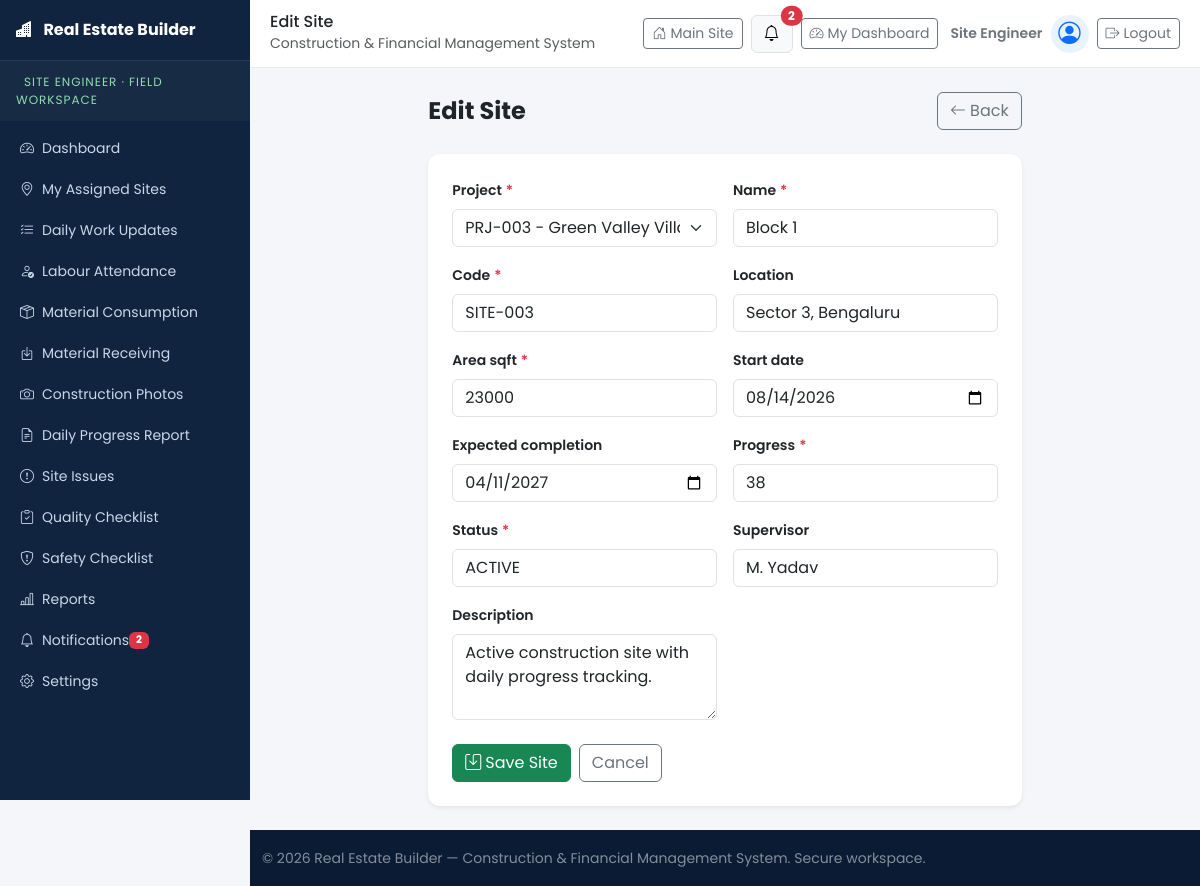
The app's page /supervisor/data/site/3/edit/ (signed in) with its own data.
### accounts/models.py (models this page shows, shortened)
class UserProfile(models.Model):
    ROLE_BUILDER = "BUILDER"
    ROLE_SITE_ENGINEER = "SITE_ENGINEER"
    ROLE_SITE_SUPERVISOR = "SITE_SUPERVISOR"
    ROLE_CONTRACTOR = "CONTRACTOR"
    ROLE_STORE_MANAGER = "STORE_MANAGER"
    ROLE_ACCOUNTANT = "ACCOUNTANT"
    ROLE_LABOUR = "LABOUR"
    ROLE_CHOICES = (
        (ROLE_BUILDER, "Builder / Admin"),
        (ROLE_SITE_ENGINEER, "Site Engineer"),
        (ROLE_SITE_SUPERVISOR, "Site Supervisor"),
        (ROLE_CONTRACTOR, "Contractor"),
        (ROLE_STORE_MANAGER, "Store Manager"),
        (ROLE_ACCOUNTANT, "Accountant"),
        (ROLE_LABOUR, "Labour / Worker"),
    )
    ROLE_ICONS = {
        ROLE_BUILDER: "bi-person-badge",
        ROLE_SITE_ENGINEER: "bi-ruler",
        ROLE_SITE_SUPERVISOR: "bi-hardhat",
        ROLE_CONTRACTOR: "bi-briefcase",
        ROLE_STORE_MANAGER: "bi-box-seam",
        ROLE_ACCOUNTANT: "bi-cash-coin",
        ROLE_LABOUR: "bi-people",
    }
    ROLE_DASHBOARDS = {
        ROLE_BUILDER: "dashboards:dashboard_builder",
        ROLE_SITE_ENGINEER: "dashboards:dashboard_site_engineer",
        ROLE_SITE_SUPERVISOR: "dashboards:dashboard_site_supervisor",
        ROLE_CONTRACTOR: "dashboards:dashboard_contractor",
        ROLE_STORE_MANAGER: "dashboards:dashboard_store_manager",
        ROLE_ACCOUNTANT: "dashboards:dashboard_accountant",
        ROLE_LABOUR: "dashboards:dashboard_labour",
    }
    GENDER_CHOICES = (
        ("", "Prefer not to say"),
        ("MALE", "Male"),
        ("FEMALE", "Female"),
        ("OTHER", "Other"),
    )
    STATUS_ACTIVE = "ACTIVE"
    STATUS_INACTIVE = "INACTIVE"
    STATUS_SUSPENDED = "SUSPENDED"
    STATUS_CHOICES = (
        (STATUS_ACTIVE, "Active"),
        (STATUS_INACTIVE, "Inactive"),
        (STATUS_SUSPENDED, "Suspended"),
    )
    user = models.OneToOneField(User, on_delete=models.CASCADE, related_name="profile")
    full_name = models.CharField(max_length=150)
    email = models.EmailField(max_length=254, unique=True)
    mobile = models.CharField(max_length=20)
    role = models.CharField(max_length=30, choices=ROLE_CHOICES, default=ROLE_BUILDER, db_index=True)
    address = models.TextField(blank=True)
    gender = models.CharField(max_length=10, choices=GENDER_CHOICES, blank=True)
    profile_photo = models.ImageField(upload_to="profiles/", blank=True, null=True)
    account_status = models.CharField(max_length=10, choices=STATUS_CHOICES, default=STATUS_ACTIVE, db_index=True)
    date_registered = models.DateTimeField(auto_now_add=True)
    class Meta:
        ordering = ["-date_registered"]
    @property
    def role_icon(self):
        return self.ROLE_ICONS.get(self.role, "bi-person")
    @property
    def is_active_account(self):
        return self.account_status == self.STATUS_ACTIVE and self.user.is_active
    def get_dashboard_url(self):
        return reverse(self.ROLE_DASHBOARDS.get(self.role, "home"))

### ConstructionManagement/models.py (models this page shows, shortened)
class Site(models.Model):
    project = models.ForeignKey(Project, on_delete=models.CASCADE, related_name="sites")
    name = models.CharField(max_length=200)
    code = models.CharField(max_length=40, unique=True)
    location = models.CharField(max_length=200, blank=True)
    area_sqft = models.PositiveIntegerField(default=0)
    start_date = models.DateField(null=True, blank=True)
    expected_completion = models.DateField(null=True, blank=True)
    progress = models.PositiveSmallIntegerField(default=0)
    status = models.CharField(max_length=20, choices=StatusChoices.choices, default=StatusChoices.ACTIVE)
    supervisor = models.CharField(max_length=120, blank=True)
    description = models.TextField(blank=True)
    class Meta:
        ordering = ["name"]

### ConstructionManagement/views.py (the view)
# urls.py: path("supervisor/data/<str:key>/<int:pk>/edit/", views.resource_form, {"module": "supervisor"}, name="supervisor_edit"),
@module_access_required
def resource_form(request, module, key, pk=None):
    cfg = RESOURCES[key]
    Form = FORMS[key]
    obj = get_object_or_404(cfg["model"], pk=pk) if pk else None
    form_kwargs = {"module": module} if key == "photo" else {}
    if request.method == "POST":
        form = Form(request.POST, request.FILES or None, instance=obj, **form_kwargs)
        if form.is_valid():
            form.save()
            success_message = getattr(form, "success_message", None) or f"{cfg['singular']} saved successfully."
            messages.success(request, success_message)
            return redirect(cfg["redirect"])
        messages.error(request, "Please correct the errors below.")
    else:
        form = Form(instance=obj, **form_kwargs)
    return render(request, "ConstructionManagement/generic/form.html", {
        "module": module, "base_template": _base_template(module),
        "resource_key": key, "resource": cfg, "form": form, "object": obj,
        "title": f"{'Edit' if obj else 'Add'} {cfg['singular']}",
    })

### ConstructionManagement/context_processors.py (called while the page is built)
def global_context(request):
    notifications = Notification.objects.filter(audience__in=["ALL", "MANAGER", "SUPERVISOR"])[:8]
    return {
        "global_notifications": notifications,
        "unread_count": Notification.objects.filter(is_read=False).count(),
        "app_name": "Real Estate Builder",
    }

### ConstructionManagement/models.py (called while the page is built)
    def __str__(self):
        return f"{self.code} - {self.name}"

### ConstructionManagement/views.py (called while the page is built)
def _base_template(module):
    if module == "manager":
        return "ConstructionManagement/base_manager.html"
    return "ConstructionManagement/base_supervisor.html"

### ConstructionManagement/templates/ConstructionManagement/generic/form.html (shortened to what this page needs)
{% extends base_template %}
{% block app_content %}
<div class="row justify-content-center">
  <div class="col-lg-8">
    <div class="d-flex justify-content-between align-items-center mb-4">
      <h4 class="fw-bold mb-0">{{ title }}</h4>
      <a href="{% if module == 'manager' %}{% url 'manager_crud_list' resource_key %}{% else %}{% url 'supervisor_crud_list' resource_key %}{% endif %}" class="btn btn-outline-secondary"><i class="bi bi-arrow-left me-1"></i>Back</a>
    </div>
    <div class="card border-0 shadow-sm">
      <div class="card-body p-4">
        <form method="post" enctype="multipart/form-data" novalidate>
          <div class="row g-3">
            {% for field in form %}
              <div class="col-md-6 {% if field.field.widget.input_type == 'checkbox' %}d-flex align-items-end{% endif %}">
                <label for="{{ field.id_for_label }}" class="form-label small fw-semibold">
                  {{ field.label }}{% if field.field.required %}<span class="text-danger ms-1">*</span>{% endif %}
                </label>
                {{ field }}
              </div>
            {% endfor %}
          </div>
          <div class="mt-4 d-flex gap-2">
            <button type="submit" class="btn btn-{% if module == 'manager' %}primary{% else %}success{% endif %}"><i class="bi bi-save me-1"></i>Save {{ resource.singular }}</button>
            <a href="{% if module == 'manager' %}{% url 'manager_crud_list' resource_key %}{% else %}{% url 'supervisor_crud_list' resource_key %}{% endif %}" class="btn btn-outline-secondary">Cancel</a>
          </div>
        </form>
      </div>
    </div>
  </div>
</div>
{% endblock %}

### ConstructionManagement/templates/ConstructionManagement/partials/_topbar.html (shortened to what this page needs)
<header class="app-topbar">
  <div class="topbar-title">
    <h5 class="mb-0">{% block topbar_title %}{{ title|default:"Dashboard" }}{% endblock %}</h5>
    <small class="text-muted d-none d-sm-inline">Construction &amp; Financial Management System</small>
  </div>
  <div class="ms-auto d-flex align-items-center gap-2">
    <a class="btn btn-outline-secondary btn-sm d-none d-sm-inline-flex" href="{% url 'home' %}">
      <i class="bi bi-house-door me-1"></i> Main Site
    </a>
    <div class="dropdown">
      <button class="btn btn-light border position-relative" type="button" data-bs-toggle="dropdown" aria-label="Notifications">
        <i class="bi bi-bell"></i>
        {% if unread_count %}<span class="position-absolute top-0 start-100 translate-middle badge rounded-pill bg-danger">{{ unread_count }}</span>{% endif %}
      </button>
    </div>
    {% if user.is_authenticated %}
      <a class="btn btn-outline-secondary btn-sm d-none d-sm-inline-flex" href="{{ user.profile.get_dashboard_url }}">
        <i class="bi bi-speedometer2 me-1"></i> My Dashboard
      </a>
      <span class="small fw-semibold text-secondary d-none d-md-inline">
        <i class="bi {{ user.profile.role_icon }} me-1"></i>{{ user.profile.get_role_display }}
      </span>
      <span class="topbar-avatar" title="{{ user.profile.full_name }}"><i class="bi bi-person-circle"></i></span>
      <form method="post" action="{% url 'accounts:logout' %}" class="d-inline mb-0">
        <button type="submit" class="btn btn-outline-secondary btn-sm" title="Log out">
          <i class="bi bi-box-arrow-right me-1"></i><span class="d-none d-md-inline">Logout</span>
        </button>
      </form>
    {% else %}
      <a class="btn btn-sm reb-btn-gold" href="{% url 'accounts:login' %}"><i class="bi bi-box-arrow-in-right me-1"></i>Login</a>
    {% endif %}
  </div>
</header>

### ConstructionManagement/static/css/style.css (style rules this page uses)
:root { --reb-sidebar-width: 250px; --reb-primary: #0d6efd; --reb-success: #198754; --reb-bg: #f4f6f9; }
body.reb-body, body.auth-shell { font-family: "Poppins", system-ui, -apple-system, "Segoe UI", Roboto, sans-serif; }
body.reb-body { background: var(--reb-bg); }
.app-layout { display: flex; min-height: 100vh; }
.app-topbar { background: #fff; border-bottom: 1px solid #e9ecef; padding: 12px 20px; display: flex; align-items: center; gap: 8px; position: sticky; top: 0; z-index: 1030; animation: rebFadeDown .4s ease both; }
.topbar-title h5 { font-size: 1rem; }
.topbar-avatar { width: 38px; height: 38px; border-radius: 50%; background: #e9f2ff; display: grid; place-items: center; font-size: 1.4rem; color: var(--reb-primary); }
.app-topbar .badge.rounded-pill { animation: rebPulse 2.4s ease-in-out infinite; }
.card { border-radius: 12px; }
:root { --reb-navy: #0a1b33; --reb-navy-2: #102a4c; --reb-gold: #d4af37; --reb-gold-dark: #b8860b; --reb-light: #f4f6f9; --reb-ink: #1b2b45; }
html { scroll-behavior: smooth; scroll-padding-top: 80px; }

### records on screen
Site: form "PRJ-003 - Green Valley Villas" "Block 1" "SITE-003" "Sector 3, Bengaluru" "23000" "08/14/2026" "04/11/2027" "38" "ACTIVE" "M. Yadav" "Active construction site with daily progress tracking."

### other values on screen
{{ unread_count }} "2"
{{ title|default:"Dashboard" }} "Edit Site"
{{ user.profile.get_role_display }} "Site Engineer"
{{ title }} "Edit Site"
{{ field.label }} "Project" "Name" "Code" "Location" "Area sqft" "Start date" "Expected completion" "Progress" "Status" "Supervisor" "Description"
{{ resource.singular }} "Site"
